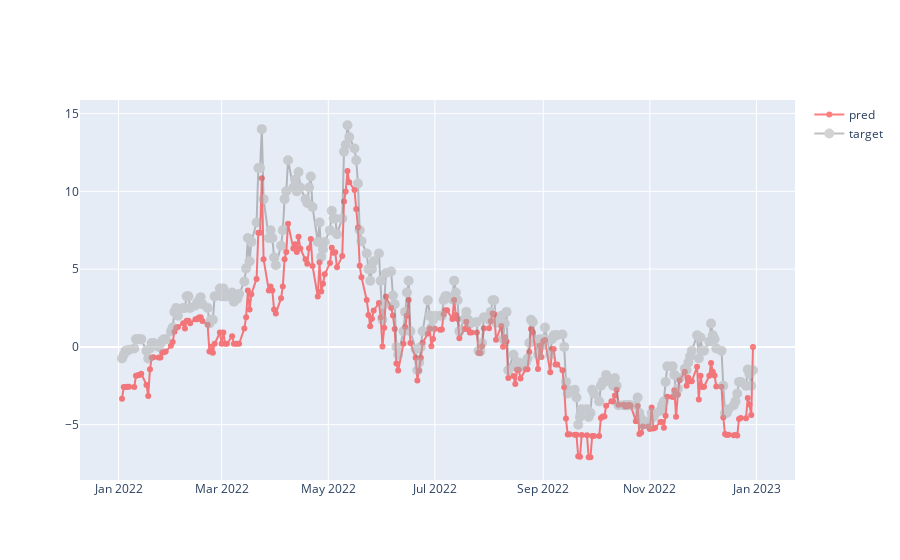

The cell this chart's notebook holds for it:
### Code cell
results_df['preds_scaled'] = results_df['preds'] * 5
results_df['preds_scaled'] = results_df['preds_scaled'].shift(-1, fill_value=0)

show_plot(results_df, 'preds_scaled')

### Figure 1 — Plotly figure (JSON) as saved in the notebook; plotly's stock layout.template omitted (floating-point values rounded to 4 significant figures; data arrays with more than 128 entries replaced by an {"elided": "..."} marker saying what was removed)
{"data": [{"line": {"color": "red", "width": 2}, "mode": "lines+markers", "name": "pred", "opacity": 0.5, "type": "scatter", "x": {"elided": "260 str values"}, "y": {"elided": "260 float values"}}, {"line": {"color": "gray", "width": 2}, "marker": {"color": "darkgray", "size": 10}, "mode": "lines+markers", "name": "target", "opacity": 0.5, "type": "scatter", "x": {"elided": "260 str values"}, "y": {"elided": "260 float values"}}], "layout": {}}
